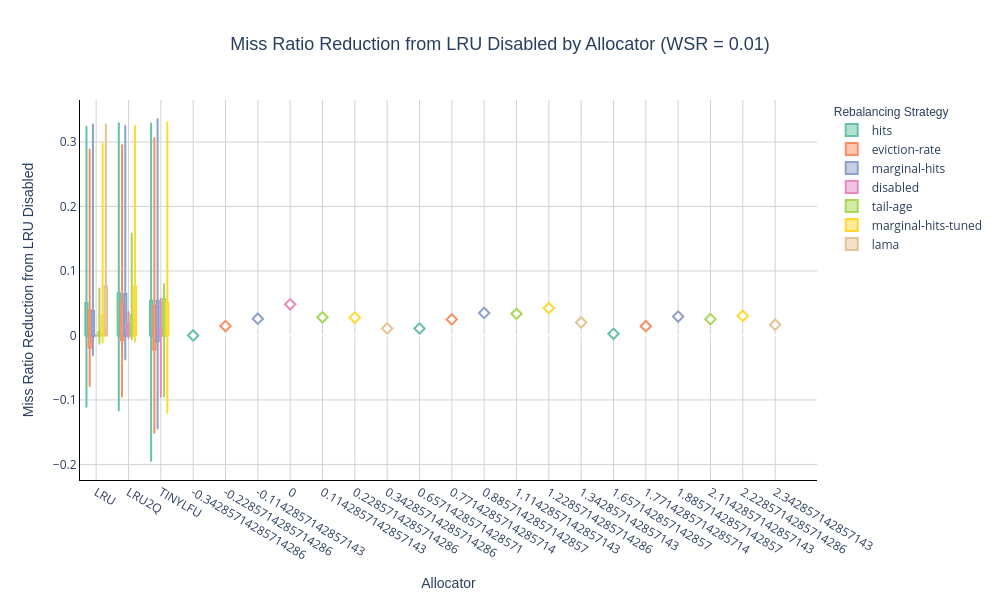
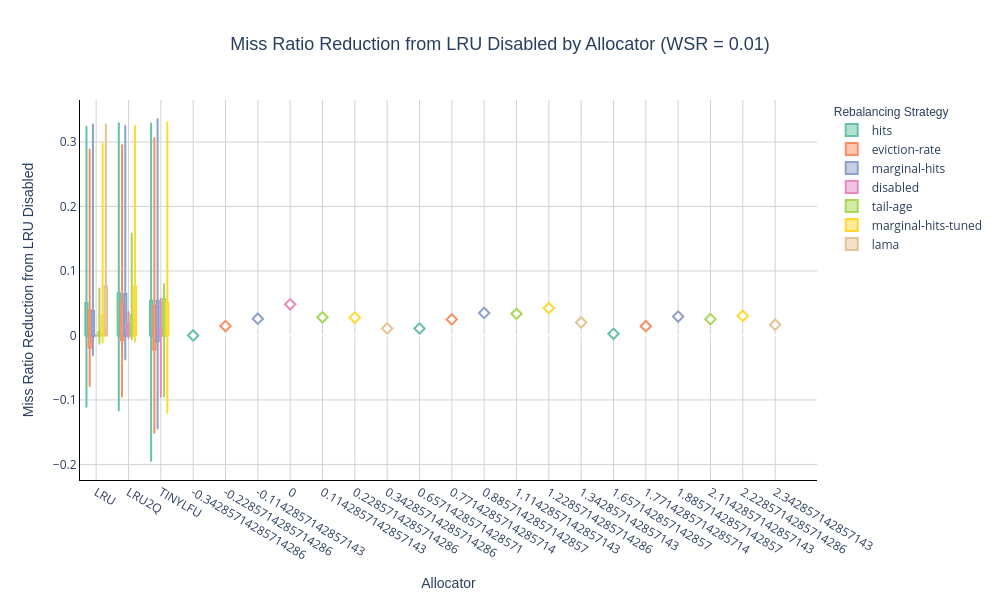

Notebook cell for these charts, in order:
### Code cell
plot_twitter_boxplot_plotly(twitter_result, 0.01)
